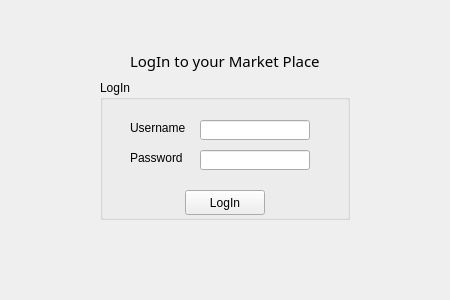
<?xml version="1.0" encoding="UTF-8"?>
<ui version="4.0">
 <class>MainWindow</class>
 <widget class="QMainWindow" name="MainWindow">
  <property name="geometry">
   <rect>
    <x>0</x>
    <y>0</y>
    <width>450</width>
    <height>300</height>
   </rect>
  </property>
  <property name="windowTitle">
   <string>MainWindow</string>
  </property>
  <widget class="QWidget" name="centralwidget">
   <widget class="QGroupBox" name="groupBox">
    <property name="geometry">
     <rect>
      <x>100</x>
      <y>80</y>
      <width>250</width>
      <height>140</height>
     </rect>
    </property>
    <property name="title">
     <string>LogIn</string>
    </property>
    <widget class="QLineEdit" name="lineEdit_Username">
     <property name="geometry">
      <rect>
       <x>100</x>
       <y>40</y>
       <width>110</width>
       <height>20</height>
      </rect>
     </property>
    </widget>
    <widget class="QLineEdit" name="lineEdit_Password">
     <property name="geometry">
      <rect>
       <x>100</x>
       <y>70</y>
       <width>110</width>
       <height>20</height>
      </rect>
     </property>
     <property name="echoMode">
      <enum>QLineEdit::Password</enum>
     </property>
    </widget>
    <widget class="QPushButton" name="PushButton_Login">
     <property name="geometry">
      <rect>
       <x>85</x>
       <y>110</y>
       <width>80</width>
       <height>25</height>
      </rect>
     </property>
     <property name="text">
      <string>LogIn</string>
     </property>
    </widget>
    <widget class="QLabel" name="usernameLabel">
     <property name="geometry">
      <rect>
       <x>30</x>
       <y>40</y>
       <width>70</width>
       <height>16</height>
      </rect>
     </property>
     <property name="text">
      <string>Username</string>
     </property>
    </widget>
    <widget class="QLabel" name="passwordLabel">
     <property name="geometry">
      <rect>
       <x>30</x>
       <y>70</y>
       <width>70</width>
       <height>16</height>
      </rect>
     </property>
     <property name="text">
      <string>Password</string>
     </property>
    </widget>
    <widget class="QLabel" name="label">
     <property name="geometry">
      <rect>
       <x>200</x>
       <y>70</y>
       <width>21</width>
       <height>21</height>
      </rect>
     </property>
     <property name="text">
      <string/>
     </property>
     <property name="pixmap">
      <pixmap>:/new/login_icons/C:/Users/gayan/Desktop/3.jpg</pixmap>
     </property>
     <property name="scaledContents">
      <bool>true</bool>
     </property>
    </widget>
   </widget>
   <widget class="QLabel" name="label_2">
    <property name="geometry">
     <rect>
      <x>130</x>
      <y>40</y>
      <width>241</width>
      <height>41</height>
     </rect>
    </property>
    <property name="font">
     <font>
      <family>Rockwell</family>
      <pointsize>11</pointsize>
     </font>
    </property>
    <property name="text">
     <string>LogIn to your Market Place</string>
    </property>
   </widget>
  </widget>
 </widget>
 <resources/>
 <connections/>
</ui>
